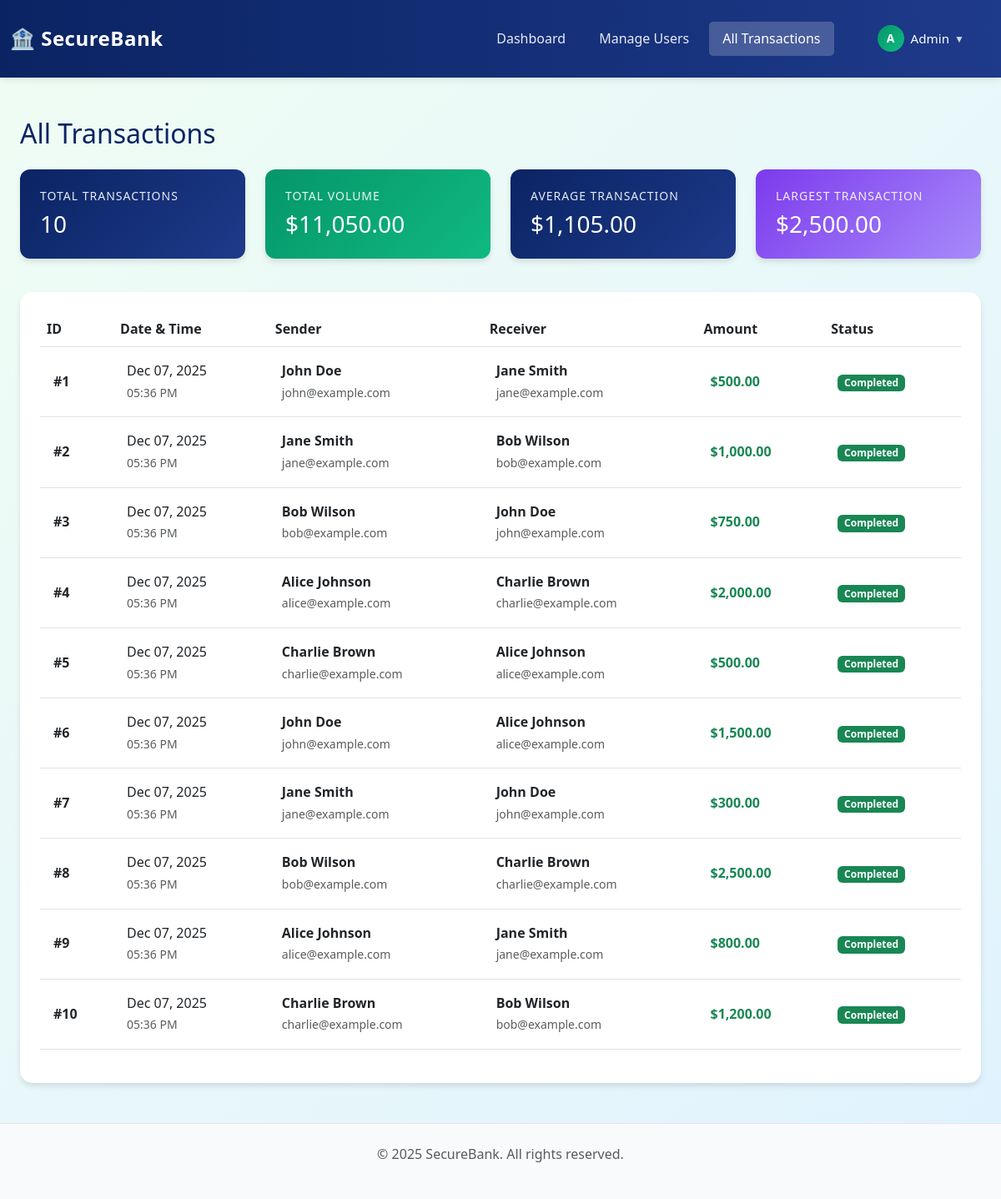
Screenshot of /admin/view_transactions.php (signed in) with the database file from the repository.
### tables this page shows
CREATE TABLE transactions (
    trans_id INT AUTO_INCREMENT PRIMARY KEY,
    sender_id INT NOT NULL,
    receiver_id INT NOT NULL,
    amount DECIMAL(15, 2) NOT NULL,
    description VARCHAR(255) DEFAULT NULL,
    timestamp TIMESTAMP DEFAULT CURRENT_TIMESTAMP,
    FOREIGN KEY (sender_id) REFERENCES users(user_id) ON DELETE CASCADE,
    FOREIGN KEY (receiver_id) REFERENCES users(user_id) ON DELETE CASCADE,
    INDEX idx_sender (sender_id),
    INDEX idx_receiver (receiver_id),
    INDEX idx_timestamp (timestamp)
);

CREATE TABLE users (
    user_id INT AUTO_INCREMENT PRIMARY KEY,
    name VARCHAR(100) NOT NULL,
    email VARCHAR(100) UNIQUE NOT NULL,
    password_hash VARCHAR(255) NOT NULL,
    role ENUM('Admin', 'Customer') DEFAULT 'Customer',
    created_at TIMESTAMP DEFAULT CURRENT_TIMESTAMP,
    updated_at TIMESTAMP DEFAULT CURRENT_TIMESTAMP ON UPDATE CURRENT_TIMESTAMP,
    INDEX idx_email (email),
    INDEX idx_role (role)
);

### admin/view_transactions.php (the view, shortened to what this page needs)
<?php
$conn = getDBConnection();
$firstName = explode(' ', $_SESSION['name'])[0];
$transactions = $conn->query("
    SELECT t.*,
           sender.name as sender_name,
           sender.email as sender_email,
           receiver.name as receiver_name,
           receiver.email as receiver_email
    FROM transactions t
    JOIN users sender ON t.sender_id = sender.user_id
    JOIN users receiver ON t.receiver_id = receiver.user_id
    ORDER BY t.timestamp DESC
");
$stats = $conn->query("
    SELECT
        COUNT(*) as total_transactions,
        SUM(amount) as total_volume,
        AVG(amount) as avg_transaction,
        MAX(amount) as max_transaction
    FROM transactions
")->fetch_assoc();
?>
<!DOCTYPE html>
<html lang="en">
<head>
    <link href="https://cdn.jsdelivr.net/npm/bootstrap@5.3.0/dist/css/bootstrap.min.css" rel="stylesheet">
    <link rel="stylesheet" href="../assets/css/custom.css">
</head>
<body>
    <nav class="navbar navbar-expand-lg navbar-dark navbar-custom">
        <div class="container-fluid">
            <a class="navbar-brand fw-bold" href="dashboard.php">🏦 SecureBank </a>
            <div class="collapse navbar-collapse" id="navbarNav">
                <ul class="navbar-nav ms-auto align-items-center">
                    <li class="nav-item">
                        <a class="nav-link" href="dashboard.php">Dashboard</a>
                    </li>
                    <li class="nav-item">
                        <a class="nav-link" href="manage_users.php">Manage Users</a>
                    </li>
                    <li class="nav-item">
                        <a class="nav-link active" href="view_transactions.php">All Transactions</a>
                    </li>
                    <li class="nav-item dropdown user-profile-menu ms-3">
                        <a class="nav-link dropdown-toggle p-0" href="#" id="userDropdown" role="button"
                           data-bs-toggle="dropdown" aria-expanded="false" style="text-decoration: none;">
                            <span class="user-display">
                                <span class="user-avatar"><?php echo strtoupper(substr($firstName, 0, 1)); ?></span>
                                <span><?php echo htmlspecialchars($firstName); ?></span>
                                <span class="dropdown-arrow">▼</span>
                            </span>
                        </a>
                    </li>
                </ul>
            </div>
        </div>
    </nav>
    <div class="container-fluid mt-5 px-4">
        <h2 class="mb-4" style="color: var(--primary-blue);">All Transactions</h2>
        <div class="row mb-4">
            <div class="col-md-3 mb-3">
                <div class="stats-card">
                    <h6 class="mb-2">Total Transactions</h6>
                    <h3 class="mb-0"><?php echo $stats['total_transactions']; ?></h3>
                </div>
            </div>
            <div class="col-md-3 mb-3">
                <div class="stats-card" style="background: linear-gradient(135deg, var(--primary-green) 0%, var(--secondary-green) 100%);">
                    <h6 class="mb-2">Total Volume</h6>
                    <h3 class="mb-0">$<?php echo number_format($stats['total_volume'], 2); ?></h3>
                </div>
            </div>
            <div class="col-md-3 mb-3">
                <div class="stats-card">
                    <h6 class="mb-2">Average Transaction</h6>
                    <h3 class="mb-0">$<?php echo number_format($stats['avg_transaction'], 2); ?></h3>
                </div>
            </div>
            <div class="col-md-3 mb-3">
                <div class="stats-card" style="background: linear-gradient(135deg, #7c3aed 0%, #a78bfa 100%);">
                    <h6 class="mb-2">Largest Transaction</h6>
                    <h3 class="mb-0">$<?php echo number_format($stats['max_transaction'], 2); ?></h3>
                </div>
            </div>
        </div>
        <div class="card card-custom">
            <div class="card-body">
                <div class="table-responsive">
                    <table class="table table-hover">
                        <thead class="table-custom">
                            <tr>
                                <th>ID</th>
                                <th>Date & Time</th>
                                <th>Sender</th>
                                <th>Receiver</th>
                                <th>Amount</th>
                                <th>Status</th>
                            </tr>
                        </thead>
                        <tbody>
                            <?php if ($transactions->num_rows > 0): ?>
                                <?php while ($trans = $transactions->fetch_assoc()): ?>
                                    <tr>
                                        <td><strong>#<?php echo $trans['trans_id']; ?></strong></td>
                                        <td>
                                            <?php echo date('M d, Y', strtotime($trans['timestamp'])); ?><br>
                                            <small class="text-muted"><?php echo date('h:i A', strtotime($trans['timestamp'])); ?></small>
                                        </td>
                                        <td>
                                            <strong><?php echo htmlspecialchars($trans['sender_name']); ?></strong><br>
                                            <small class="text-muted"><?php echo htmlspecialchars($trans['sender_email']); ?></small>
                                        </td>
                                        <td>
                                            <strong><?php echo htmlspecialchars($trans['receiver_name']); ?></strong><br>
                                            <small class="text-muted"><?php echo htmlspecialchars($trans['receiver_email']); ?></small>
                                        </td>
                                        <td class="text-success fw-bold">$<?php echo number_format($trans['amount'], 2); ?></td>
                                        <td><span class="badge bg-success">Completed</span></td>
                                    </tr>
                                <?php endwhile; ?>
                            <?php else: ?>
                                <tr>
                                    <td colspan="6" class="text-center text-muted py-5">No transactions found</td>
                                </tr>
                            <?php endif; ?>
                        </tbody>
                    </table>
                </div>
            </div>
        </div>
    </div>
    <footer class="mt-5 py-4 text-center text-muted">
        <p>&copy; 2025 SecureBank. All rights reserved.</p>
    </footer>
</body>
</html>

### assets/css/custom.css (style rules this page uses)
:root { --primary-blue: #0a2463; --secondary-blue: #1e3a8a; --primary-green: #059669; --secondary-green: #10b981; --light-bg: #f0fdf4; --dark-text: #1f2937; --light-text: #6b7280; --success-color: #059669; --danger-color: #dc2626; --warning-color: #f59e0b; --info-color: #0284c7; }
* { margin: 0; padding: 0; box-sizing: border-box; }
body { font-family: 'Segoe UI', Tahoma, Geneva, Verdana, sans-serif; background: linear-gradient(135deg, var(--light-bg) 0%, #e0f2fe 100%); min-height: 100vh; color: var(--dark-text); line-height: 1.6; }
.navbar-custom { background: linear-gradient(90deg, var(--primary-blue) 0%, var(--secondary-blue) 100%); box-shadow: 0 2px 10px rgba(0, 0, 0, 0.1); padding: 1rem 0; }
.navbar-brand { font-size: 1.5rem; font-weight: 700; color: white !important; letter-spacing: 0.5px; }
.navbar-custom .nav-link { color: rgba(255, 255, 255, 0.9) !important; font-weight: 500; padding: 0.5rem 1rem !important; transition: all 0.3s ease; border-radius: 5px; margin: 0 0.25rem; }
.navbar-custom .nav-link.active { color: white !important; background: rgba(255, 255, 255, 0.2); }
.card-custom { border: none; border-radius: 15px; box-shadow: 0 4px 6px rgba(0, 0, 0, 0.1); transition: all 0.3s ease; background: white; overflow: hidden; }
.card-body { padding: 1.5rem; }
.stats-card { background: linear-gradient(135deg, var(--primary-blue) 0%, var(--secondary-blue) 100%); color: white; border-radius: 12px; padding: 1.5rem; box-shadow: 0 4px 6px rgba(0, 0, 0, 0.1); transition: all 0.3s ease; }
.stats-card h6 { font-size: 0.875rem; font-weight: 400; opacity: 0.9; text-transform: uppercase; letter-spacing: 1px; }
.table-hover tbody tr { transition: all 0.2s ease; }
.table td { vertical-align: middle; padding: 1rem; }
footer { background-color: #f9fafb; border-top: 1px solid #e5e7eb; margin-top: auto; }
.card-custom { animation: fadeIn 0.5s ease-out; }

### admin/view_transactions.php (style rules this page uses)
.user-profile-menu { position: relative; }
.user-avatar { width: 32px; height: 32px; border-radius: 50%; background: linear-gradient(135deg, #059669, #10b981); color: white; display: inline-flex; align-items: center; justify-content: center; font-weight: 600; font-size: 14px; margin-right: 8px; }
.user-display { color: white; font-weight: 500; font-size: 0.95rem; cursor: pointer; padding: 0.4rem 0.75rem; border-radius: 8px; transition: background 0.3s ease; display: inline-flex; align-items: center; }
.navbar .dropdown-toggle::after { display: none; }
.dropdown-arrow { margin-left: 6px; font-size: 0.75rem; opacity: 0.8; }

### rows the page displays
transactions: trans_id "1", timestamp "Dec 07, 2025", timestamp "05:36 PM", sender.name "John Doe", sender.email "john@example.com", receiver.name "Jane Smith", receiver.email "jane@example.com", amount "500.00"
transactions: trans_id "2", timestamp "Dec 07, 2025", timestamp "05:36 PM", sender.name "Jane Smith", sender.email "jane@example.com", receiver.name "Bob Wilson", receiver.email "bob@example.com", amount "1,000.00"
transactions: trans_id "3", timestamp "Dec 07, 2025", timestamp "05:36 PM", sender.name "Bob Wilson", sender.email "bob@example.com", receiver.name "John Doe", receiver.email "john@example.com", amount "750.00"
transactions: trans_id "4", timestamp "Dec 07, 2025", timestamp "05:36 PM", sender.name "Alice Johnson", sender.email "alice@example.com", receiver.name "Charlie Brown", receiver.email "charlie@example.com", amount "2,000.00"
transactions: trans_id "5", timestamp "Dec 07, 2025", timestamp "05:36 PM", sender.name "Charlie Brown", sender.email "charlie@example.com", receiver.name "Alice Johnson", receiver.email "alice@example.com", amount "500.00"
transactions: trans_id "6", timestamp "Dec 07, 2025", timestamp "05:36 PM", sender.name "John Doe", sender.email "john@example.com", receiver.name "Alice Johnson", receiver.email "alice@example.com", amount "1,500.00"
transactions: trans_id "7", timestamp "Dec 07, 2025", timestamp "05:36 PM", sender.name "Jane Smith", sender.email "jane@example.com", receiver.name "John Doe", receiver.email "john@example.com", amount "300.00"
transactions: trans_id "8", timestamp "Dec 07, 2025", timestamp "05:36 PM", sender.name "Bob Wilson", sender.email "bob@example.com", receiver.name "Charlie Brown", receiver.email "charlie@example.com", amount "2,500.00"
transactions: trans_id "9", timestamp "Dec 07, 2025", timestamp "05:36 PM", sender.name "Alice Johnson", sender.email "alice@example.com", receiver.name "Jane Smith", receiver.email "jane@example.com", amount "800.00"
transactions: trans_id "10", timestamp "Dec 07, 2025", timestamp "05:36 PM", sender.name "Charlie Brown", sender.email "charlie@example.com", receiver.name "Bob Wilson", receiver.email "bob@example.com", amount "1,200.00"

### other values shown
substr($firstName, 0, 1) "A"
$firstName "Admin"
$stats['total_transactions'] "10"
$stats['total_volume'] "11,050.00"
$stats['avg_transaction'] "1,105.00"
$stats['max_transaction'] "2,500.00"
